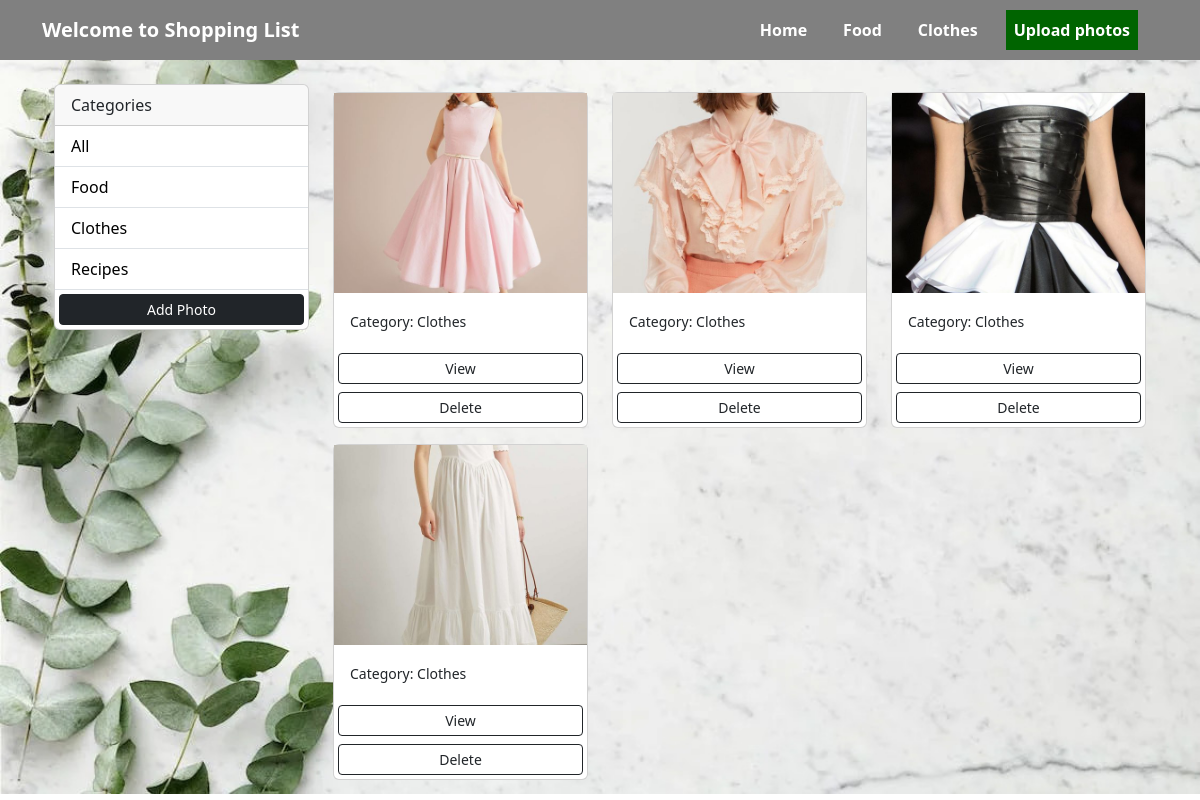
Page /gallery/?category=Clothes on the committed database.
### produse/models.py (models this page shows, shortened)
class Category(models.Model):
    class Meta:
        verbose_name = 'Category'
        verbose_name_plural = 'Categories'
    user = models.ForeignKey(User, on_delete=models.SET_NULL, null=True, blank=True)
    name = models.CharField(max_length=100, null=False, blank=False)

class Photo(models.Model):
    class Meta:
        verbose_name = 'Photo'
        verbose_name_plural = 'Photos'
    category = models.ForeignKey(Category, on_delete=models.SET_NULL, null=True, blank=True)
    image = models.ImageField(null=False, blank=False)
    description = models.TextField()

### produse/views.py (the view)
# urls.py: path('gallery/', views.gallery, name='gallery'),
def gallery(request):
    category = request.GET.get('category')
    if category == None:
        photos = Photo.objects.all()
    else:
        photos = Photo.objects.filter(category__name=category)
    categories = Category.objects.all()
    context = {'categories': categories, 'photos': photos}
    return render(request, 'produse/gallery.html', context)

### produse/templates/produse/gallery.html (shortened to what this page needs)
{% extends 'produse/base.html' %}
{% block content %}
<body>
        <div class="container">
            <div class="row">
                <div class="col-md-3">
                    <div class="card">
                        <div class="card-header">
                            Categories
                        </div>
                        <ul class="list-group list-group-flush">
                            <li class="list-group-item">
                                <a href="{% url 'gallery' %}">All</a>
                            </li>
                            {% for category in categories %}
                            <li class=" list-group-item">
                                <a href="{% url 'gallery' %}?category={{category.name}}">
                                    {{category.name}}
                                </a>
                            </li>
                            {% endfor %}
                            <a href="{% url 'addphoto' %}" class="btn btn-dark btn-block btn-sm m-1">Add Photo</a>
                        </ul>
                    </div>
                </div>
                <div class="col-md-9">
                    <div class="row">
                        {% for photo in photos %}
                        <div class="col-md-4">
                            <div class="card my-2">
                                <img class="image-thumbail" src="{{photo.image.url}}" alt="Card image cap">
                                <div class="card-body">
                                    <small>Category: {{photo.category.name}}</small>
                                </div>
                                <a href="{% url 'photo' photo.id %}" class="btn btn-outline-dark btn-sm m-1">View</a>
                                <a href="{% url 'deletePhoto' photo.id %}" class="btn btn-outline-dark btn-sm m-1">Delete</a>
                            </div>
                        </div>
                        {% empty %}
                        <h3>No photos...</h3>
                        {% endfor %}
                    </div>
                </div>
            </div>
        </div>
</body>
{% endblock content %}

### produse/static/style.css (style rules this page uses)
body { background-image: url('/static/images/home_cover.jpg'); background-size: cover; background-position: center; background-repeat: no-repeat; z-index: -1; padding-top: 60px !important; }

### produse/templates/produse/gallery.html (style rules this page uses)
.image-thumbail { height: 200px; object-fit: cover; }
.list-group-item a { text-decoration: none; color: black; }

### rows in the picture
Category: name "Food"
Category: name "Clothes"
Category: name "Recipes"
Photo: image (picture), category.name "Clothes"
Photo: image (picture), category.name "Clothes"
Photo: image (picture), category.name "Clothes"
Photo: image (picture), category.name "Clothes"
